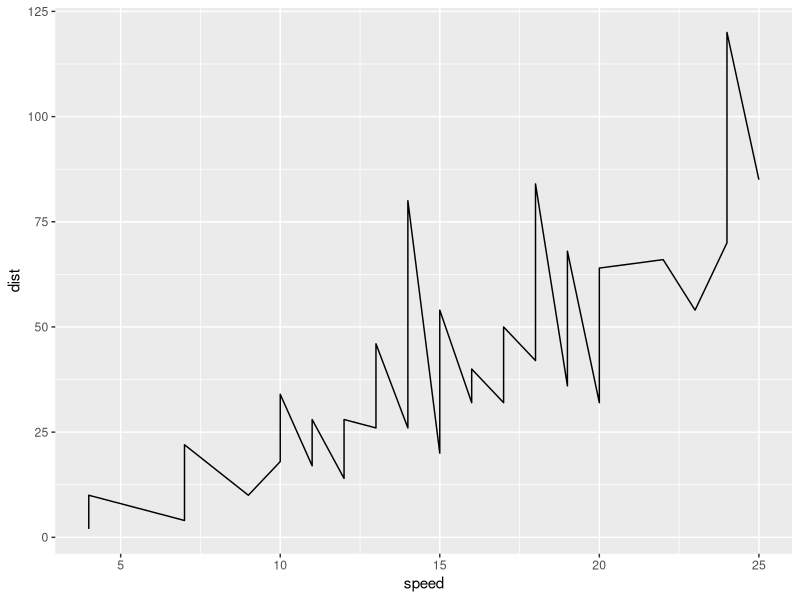
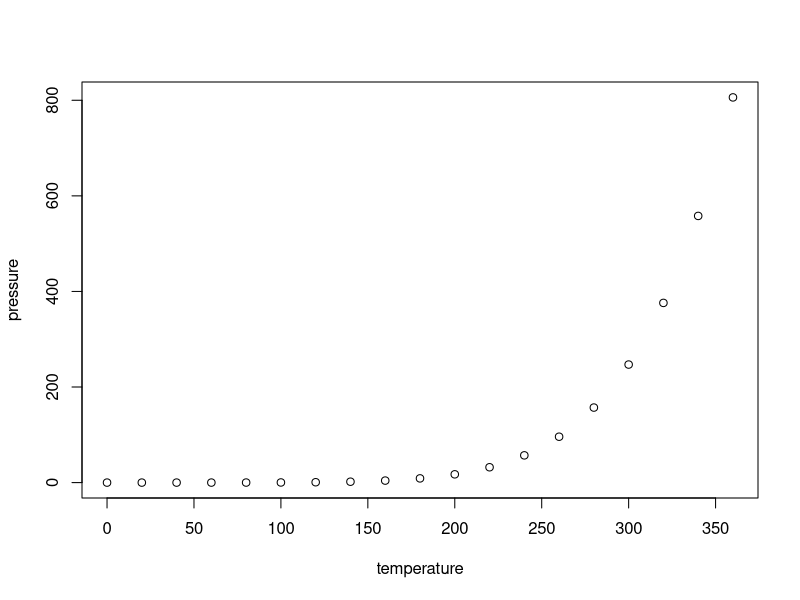

The R source for these figures, in order:
## ---- chunk 1
knitr::opts_chunk$set(echo = TRUE)
## ---- chunk 2
library(ggplot2)
summary(cars)
# dim(cars)
# View(cars)
ggplot(data = cars, aes(x = speed, y = dist)) +
  geom_line()
## ---- chunk 3
plot(pressure)
